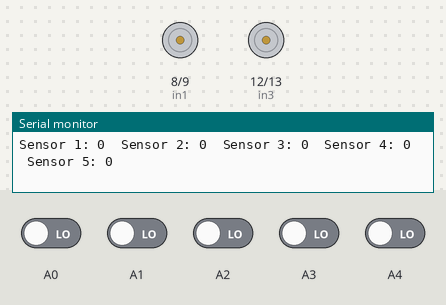
A sketch run on a simulated Arduino Uno, built with avr-gcc and run on an emulated ATmega328P. Parts: motor-driver pin pairs drawn as motors (green arrow = first pin HIGH = forward, orange = second pin HIGH = backward, longer = more drive, scaled by the enable pin), the last lines printed to the serial monitor. Inputs (shaded band) come from the test bench; at power-on: A0–4 LOW.

Above: at 0.1 s.
At 1.8 s:
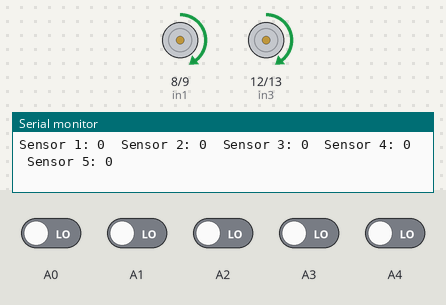
1.9 s: A0 driven HIGH
At 2.9 s:
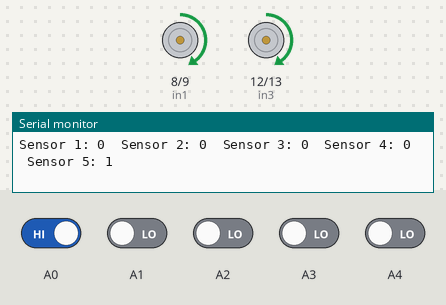
Timing chart, 0 to 4.9 s (numbered marks = the images above; inputs shaded):
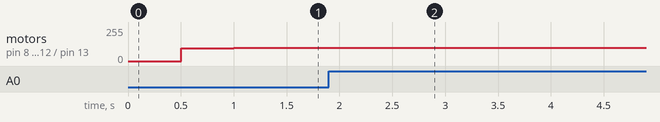

The sketch:

main.ino
```cpp
float Kp=0.2,Ki=0.0001,Kd=1.0;
float error=0, P=0, I=0, D=0, PID_value=0;
float previous_error=0, previous_I=0;
int sensor[5]={0, 0, 0, 0, 0};
int initial_motor_speed=100;

void read_sensor_values(void);
void calculate_pid(void);
void motor_control(void);

// Define the motor control pins
const int enA = 10;  // Enable pin for Motor A
const int in1 = 8;  // Input 1 pin for Motor A
const int in2 = 9;  // Input 2 pin for Motor A
const int enB = 11; // Enable pin for Motor B
const int in3 = 12; // Input 1 pin for Motor B
const int in4 = 13; // Input 2 pin for Motor B

void setup()
{
  // Initialize the motor control pins as outputs
  pinMode(enA, OUTPUT);
  pinMode(in1, OUTPUT);
  pinMode(in2, OUTPUT);
  pinMode(enB, OUTPUT);
  pinMode(in3, OUTPUT);
  pinMode(in4, OUTPUT);
  Serial.begin(9600); //Enable Serial Communications
}

void loop()
{
    read_sensor_values();
    calculate_pid();
    motor_control();
}

void read_sensor_values()
{
  sensor[0]=digitalRead(A4);
  sensor[1]=digitalRead(A3);
  sensor[2]=digitalRead(A2);
  sensor[3]=digitalRead(A1);
  sensor[4]=digitalRead(A0);

    // Display sensor values on Serial Monitor
  for (int i = 0; i < 5; i++) {
    Serial.print("Sensor ");
    Serial.print(i + 1);
    Serial.print(": ");
    Serial.print(sensor[i]);
    Serial.print("\t");}
    Serial.println(); // Move to the next line for the next loop
    delay(500);


  if((sensor[0]==0)&&(sensor[1]==0)&&(sensor[2]==0)&&(sensor[3]==0)&&(sensor[4]==1))
  error=4;
  else if((sensor[0]==0)&&(sensor[1]==0)&&(sensor[2]==0)&&(sensor[3]==1)&&(sensor[4]==1))
  error=3;
  else if((sensor[0]==0)&&(sensor[1]==0)&&(sensor[2]==0)&&(sensor[3]==1)&&(sensor[4]==0))
  error=2;
  else if((sensor[0]==0)&&(sensor[1]==0)&&(sensor[2]==1)&&(sensor[3]==1)&&(sensor[4]==0))
  error=1;
  else if((sensor[0]==0)&&(sensor[1]==0)&&(sensor[2]==1)&&(sensor[3]==0)&&(sensor[4]==0))
  error=0;
  else if((sensor[0]==0)&&(sensor[1]==1)&&(sensor[2]==1)&&(sensor[3]==0)&&(sensor[4]==0))
  error=-1;
  else if((sensor[0]==0)&&(sensor[1]==1)&&(sensor[2]==0)&&(sensor[3]==0)&&(sensor[4]==0))
  error=-2;
  else if((sensor[0]==1)&&(sensor[1]==1)&&(sensor[2]==0)&&(sensor[3]==0)&&(sensor[4]==0))
  error=-3;
  else if((sensor[0]==1)&&(sensor[1]==0)&&(sensor[2]==0)&&(sensor[3]==0)&&(sensor[4]==0))
  error=-4;
  else if((sensor[0]==0)&&(sensor[1]==0)&&(sensor[2]==0)&&(sensor[3]==0)&&(sensor[4]==0))
    if(error==-4) error=-5;
    else error=5;

}

void calculate_pid()
{
    P = error;//OK
    //I = I + previous_I; //Master keyword
    //I= I + error; //OK
    I= I + previous_error; //OK
    D = error-previous_error;//OK

    PID_value = (Kp*P) + (Ki*I) + (Kd*D); //OK
    /* Kp=0.09;Ki=0.0001;Kd=1.0;*/

    previous_I=I; //Master keyword
    //previous_I=error;
    previous_error=error;//OK
}

void motor_control()
{
    // Calculating the effective motor speed:
    int left_motor_speed = initial_motor_speed-PID_value;
    int right_motor_speed = initial_motor_speed-PID_value;

    // The motor speed should not exceed the max PWM value
    constrain(left_motor_speed,0,255);
    constrain(right_motor_speed,0,255);

    analogWrite(enA,left_motor_speed );   //Left Motor Speed
    analogWrite(enB,right_motor_speed);  //Right Motor Speed
    //following lines of code are to make the bot move forward
    /*The pin numbers and high, low values might be different
    depending on your connections */
//    digitalWrite(4,HIGH);
//    digitalWrite(5,LOW);
//    digitalWrite(6,LOW);
//    digitalWrite(7,HIGH);

  digitalWrite(in1, HIGH);
  digitalWrite(in2, LOW);
  //analogWrite(enA, 255);

  digitalWrite(in3, HIGH);
  digitalWrite(in4, LOW);
  //analogWrite(enB, 255);


}
```

Measured:
- after the input at 1.9 s, motor on pin 8 (in1) / pin 9 (in2), motor on pin 12 (in3) / pin 13 (in4): forward 98/255 → forward 100/255 after 0.61 s, → forward 99/255 0.50 s later
